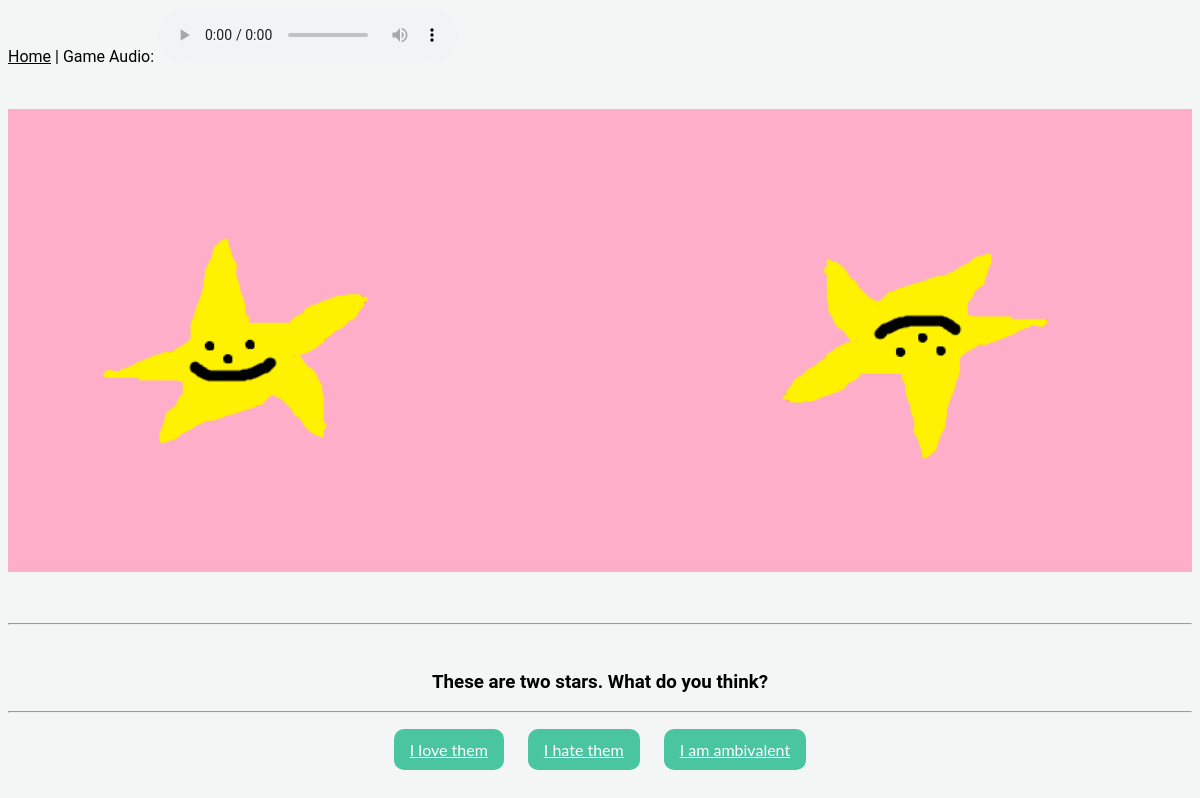
The app's page /3/1 with its own data.
### tables this page shows
CREATE TABLE "panels" (
	"image"	TEXT,
	"convo"	TEXT,
	"speechone"	TEXT,
	"speechtwo"	TEXT,
	"speechthree"	TEXT,
	"redirone"	INTEGER,
	"redirtwo"	INTEGER,
	"redirthree"	INTEGER,
	"story"	INTEGER,
	"current"	INTEGER
);

### project.py (the view)
@app.route('/<story>/<panel>', methods = ['GET'])
def serve_story(story, panel):
    conn = sqlite3.connect('example.db')
    c = conn.cursor()
    c.execute("SELECT image, convo, speechone, speechtwo, speechthree, redirone, redirtwo, redirthree FROM panels WHERE story = ? AND current = ?;",(story,panel,))
    conn.commit()
    attributes = c.fetchall()
    if len(attributes) == 0:
        c.execute("SELECT title, author FROM info WHERE id = ?;",(story,))
        conn.commit()
        newattr = c.fetchall()
        conn.close()
        if len(newattr) == 0:
            return render_template('thanks.html')
        else:
            return render_template('thanks.html', story = newattr[0][0], author = newattr[0][1])
    else:
        this_panel = attributes[0]
        print(this_panel)
        conn.close()
        return render_template('panel.html', image = this_panel[0], convo = this_panel[1], speechone = this_panel[2],
                               speechtwo = this_panel[3], speechthree = this_panel[4], redirone = this_panel[5], redirtwo = this_panel[6],
                               redirthree = this_panel[7], audio = "chill_vibes.mp3")

### templates/panel.html (shortened to what this page needs)
<html>
    <link rel="stylesheet" href="{{ url_for('static',filename='main.css') }}" type="text/css">
    <body>
        <div id = "homer">
            <a href = "/">Home</a>
            | Game Audio:
            <audio controls loop>
            	<source src={{ url_for('download',filename=audio)}}>
			</audio>
        </div>
        <div id = "output" align = "center">
        	<div class = "fitter">
	            {% if image  -%}
	              <img style='height: 70%; width: 100%; object-fit: contain' src={{ url_for('download',filename=image)}} alt="panel-image"/>
	            {% endif -%}
	        </div>
	        {% if convo  -%}
            <hr><br>
            <h3>{{ convo }}</h3>
            {% endif -%}
            <hr><br>
            {% if speechone  -%}
            <a href = "{{redirone}}" class = "buttoner" >{{ speechone }}</a>
            {% endif -%}
            {% if speechtwo  -%}
            <a href = "{{redirtwo}}" class = "buttoner" >{{ speechtwo }}</a>
            {% endif -%}
            {% if speechthree  -%}
            <a href = "{{redirthree}}" class = "buttoner" >{{ speechthree }}</a>
            {% endif -%}
        </div>
    </body>
</html>

### static/main.css (style rules this page uses)
body { font-family: 'Roboto', Verdana, Geneva, Tahoma, sans-serif; background: #f4f6f6; }
a, a:visited { cursor: pointer; text-decoration: underline; color: inherit; }
.buttoner { padding: 10px 15px; margin: 10px 10px; position: relative; width: 50%; align-self: center; background: #49C59F; border: 1px solid transparent; border-radius: 10px; box-sizing: border-box; color: #fff; font-family: 'Lato', sans-serif; }

### records on screen
panels: image (picture), convo "These are two stars. What do you think?", speechone "I love them", speechtwo "I hate them", speechthree "I am ambivalent"
